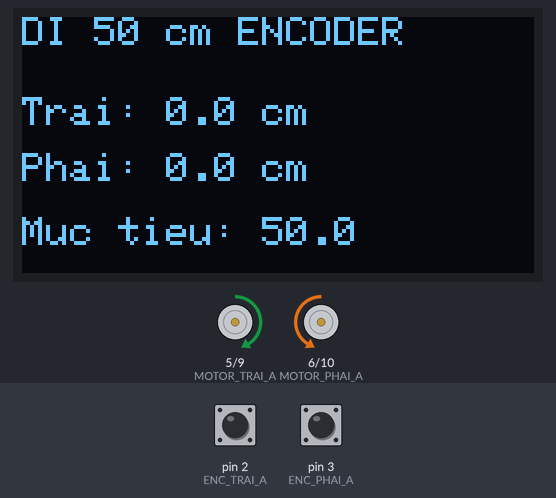
A sketch run on a simulated Arduino Uno, built with avr-gcc and run on an emulated ATmega328P. On the bench: 128×64 one-colour display, motor-driver pin pairs drawn as motors (green arrow = first pin HIGH = forward, orange = second pin HIGH = backward, longer = more drive). Inputs (shaded band) come from the test bench; at power-on: pin 2 (ENC_TRAI_A) HIGH, pin 3 (ENC_PHAI_A) HIGH. What the sketch prints to the serial monitor is not drawn.

Above: at 2.1 s.
At 12.1 s:
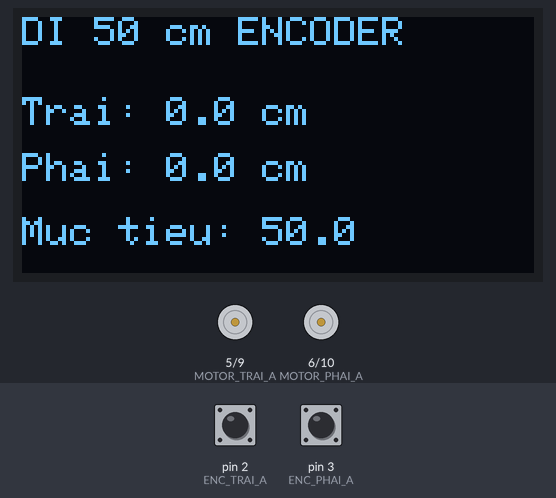
Timing chart, 0 to 13.6 s (numbered marks = the images above):
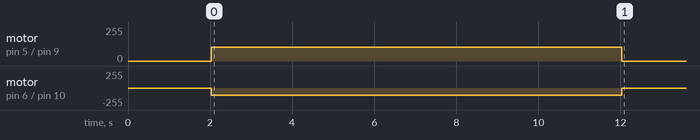

The sketch:

Bai_14_encoder_do_quang_duong_va_goc_quay.ino
```cpp
// BÀI 14: ĐI QUÃNG ĐƯỜNG ĐẶT TRƯỚC BẰNG ENCODER
#include <Wire.h>
#include <Adafruit_GFX.h>
#include <Adafruit_SSD1306.h>

const uint8_t MOTOR_TRAI_A = 5, MOTOR_TRAI_B = 9;
const uint8_t MOTOR_PHAI_A = 6, MOTOR_PHAI_B = 10;
const uint8_t ENC_TRAI_A = 2, ENC_TRAI_B = 12;
const uint8_t ENC_PHAI_A = 3, ENC_PHAI_B = 14;

const float XUNG_MOI_VONG = 20.0;   // Hiệu chỉnh thực tế.
const float DUONG_KINH_BANH_CM = 6.5;
const float QUANG_DUONG_MUC_TIEU_CM = 50.0;
const int PWM_CHAY = 105;
const unsigned long TIMEOUT_MS = 10000UL;

volatile long xungTrai = 0;
volatile long xungPhai = 0;
Adafruit_SSD1306 oled(128, 64, &Wire, -1);

void ngatTrai() {
  xungTrai += digitalRead(ENC_TRAI_B) ? 1 : -1;
}
void ngatPhai() {
  // Đảo dấu vì encoder phải được lắp đối xứng.
  xungPhai += digitalRead(ENC_PHAI_B) ? -1 : 1;
}

void datMotDongCo(uint8_t a, uint8_t b, int pwm, bool dao) {
  pwm = constrain(pwm, -255, 255);
  if (dao) pwm = -pwm;
  if (pwm > 0) { analogWrite(a, pwm); analogWrite(b, 0); }
  else if (pwm < 0) { analogWrite(a, 0); analogWrite(b, -pwm); }
  else { analogWrite(a, 0); analogWrite(b, 0); }
}
void datHaiDongCo(int trai, int phai) {
  datMotDongCo(MOTOR_TRAI_A, MOTOR_TRAI_B, trai, false);
  datMotDongCo(MOTOR_PHAI_A, MOTOR_PHAI_B, phai, true);
}
void dungRobot() { datHaiDongCo(0, 0); }

void datLaiEncoder() {
  noInterrupts();
  xungTrai = 0;
  xungPhai = 0;
  interrupts();
}

void chupEncoder(long &trai, long &phai) {
  noInterrupts();
  trai = xungTrai;
  phai = xungPhai;
  interrupts();
}

float xungSangCm(long soXung) {
  return abs(soXung) * PI * DUONG_KINH_BANH_CM / XUNG_MOI_VONG;
}

bool diQuangDuong(float mucTieuCm) {
  long xungMucTieu = lround(mucTieuCm * XUNG_MOI_VONG /
                            (PI * DUONG_KINH_BANH_CM));
  datLaiEncoder();
  unsigned long batDau = millis();
  unsigned long capNhatOled = 0;

  while (millis() - batDau < TIMEOUT_MS) {
    long trai, phai;
    chupEncoder(trai, phai);
    long daDiTrai = abs(trai);
    long daDiPhai = abs(phai);

    bool traiDat = daDiTrai >= xungMucTieu;
    bool phaiDat = daDiPhai >= xungMucTieu;
    if (traiDat && phaiDat) {
      dungRobot();
      return true;
    }

    // Bánh nào đạt trước sẽ dừng, bánh còn lại tiếp tục đến mục tiêu.
    datHaiDongCo(traiDat ? 0 : PWM_CHAY,
                 phaiDat ? 0 : PWM_CHAY);

    if (millis() - capNhatOled >= 150) {
      capNhatOled = millis();
      float cmTrai = xungSangCm(trai);
      float cmPhai = xungSangCm(phai);
      Serial.print("T/P cm: ");
      Serial.print(cmTrai, 1); Serial.print(" / "); Serial.println(cmPhai, 1);

      oled.clearDisplay();
      oled.setTextColor(SSD1306_WHITE);
      oled.setTextSize(1);
      oled.setCursor(0, 0);  oled.println("DI 50 cm ENCODER");
      oled.setCursor(0, 20); oled.print("Trai: "); oled.print(cmTrai, 1); oled.println(" cm");
      oled.setCursor(0, 34); oled.print("Phai: "); oled.print(cmPhai, 1); oled.println(" cm");
      oled.setCursor(0, 50); oled.print("Muc tieu: "); oled.println(mucTieuCm, 1);
      oled.display();
    }
  }

  dungRobot(); // Dừng an toàn nếu encoder hỏng hoặc robot bị kẹt.
  return false;
}

void setup() {
  Serial.begin(115200);
  pinMode(MOTOR_TRAI_A, OUTPUT); pinMode(MOTOR_TRAI_B, OUTPUT);
  pinMode(MOTOR_PHAI_A, OUTPUT); pinMode(MOTOR_PHAI_B, OUTPUT);
  pinMode(ENC_TRAI_A, INPUT_PULLUP); pinMode(ENC_TRAI_B, INPUT_PULLUP);
  pinMode(ENC_PHAI_A, INPUT_PULLUP); pinMode(ENC_PHAI_B, INPUT_PULLUP);
  attachInterrupt(digitalPinToInterrupt(ENC_TRAI_A), ngatTrai, RISING);
  attachInterrupt(digitalPinToInterrupt(ENC_PHAI_A), ngatPhai, RISING);
  dungRobot();

  Wire.begin();
  if (!oled.begin(SSD1306_SWITCHCAPVCC, 0x3C)) {
    Serial.println("LOI OLED");
    while (true) delay(1000);
  }

  delay(2000);
  bool thanhCong = diQuangDuong(QUANG_DUONG_MUC_TIEU_CM);
  Serial.println(thanhCong ? "DA DAT MUC TIEU" : "LOI / TIMEOUT");
}

void loop() {
  dungRobot(); // Chỉ thực hiện một lần sau khi khởi động.
}
```
